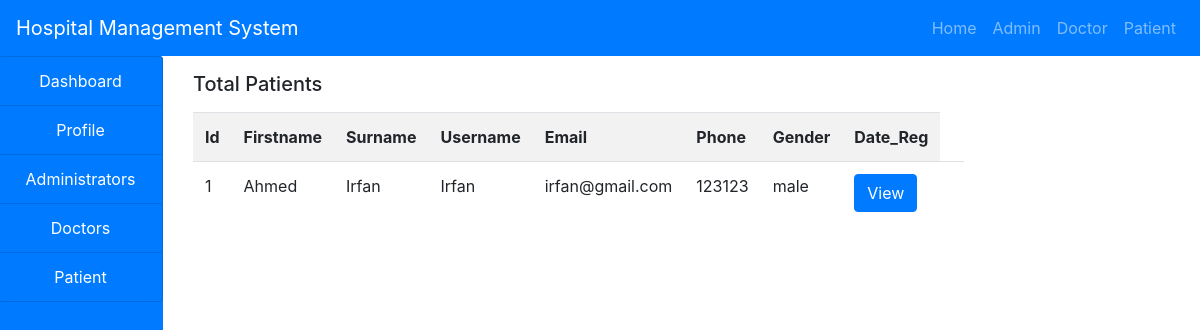
Page /hms/admin/patient.php on the committed database.
### tables this page shows
CREATE TABLE `patients` (
  `id` int(11) NOT NULL,
  `firstname` varchar(255) NOT NULL,
  `surname` varchar(255) NOT NULL,
  `username` varchar(255) NOT NULL,
  `email` varchar(255) NOT NULL,
  `phone` varchar(255) NOT NULL,
  `gender` varchar(255) NOT NULL,
  `password` varchar(255) NOT NULL,
  `date_reg` varchar(255) NOT NULL,
  `profile` varchar(255) NOT NULL
);

### hms/admin/patient.php (the view, shortened to what this page needs)
<!DOCTYPE html>
<html lang="en">
<head>
</head>
<body>
    <?php
    include('../include/header.php');
    include('../include/connection.php');
    ?>
    <div class="container-fluid">
        <div class="col-md-12">
            <div class="row">
                <div class="col-md-2 col-sm-4 col-xs-4" style="margin-left:-32px;">
                <?php
                include('sidenav.php');
                ?>
                </div>
                <div class="col-md-10 col-sm-8 col-xs-8">
                    <h5 class="my-3">Total Patients</h5>
                    <?php
                    $query="SELECT * FROM patients";
                    $res=mysqli_query($conn,$query);
                    $output="";
                    $output .="
                    <table class='table table-striped table-responsive my-3'>
                        <tr>
                            <th>Id</th>
                            <th>Firstname</th>
                            <th>Surname</th>
                            <th>Username</th>
                            <th>Email</th>
                            <th>Phone</th>
                            <th>Gender</th>
                            <th>Date_Reg</th>
                        </tr>
                    ";
                    while($row=mysqli_fetch_array($res)){
                        $output .="
                        <tr>
                            <td>".$row['id']."</td>
                            <td>".$row['firstname']."</td>
                            <td>".$row['surname']."</td>
                            <td>".$row['username']."</td>
                            <td>".$row['email']."</td>
                            <td>".$row['phone']."</td>
                            <td>".$row['gender']."</td>
                            <td>
                            <a href='patients_view_details.php?id=".$row['id']."'>
    <button class='btn btn-primary'>View</button>
</a>
                            <td>
                        </tr>
                        ";
                    }
                    $output.="</table>";
                    echo $output;
                    ?>
                </div>
            </div>
        </div>
    </div>
</body>
</html>

### rows in the picture
patients: id "1", firstname "Ahmed", surname "Irfan", username "Irfan", email "irfan@gmail.com", phone "123123", gender "male"
